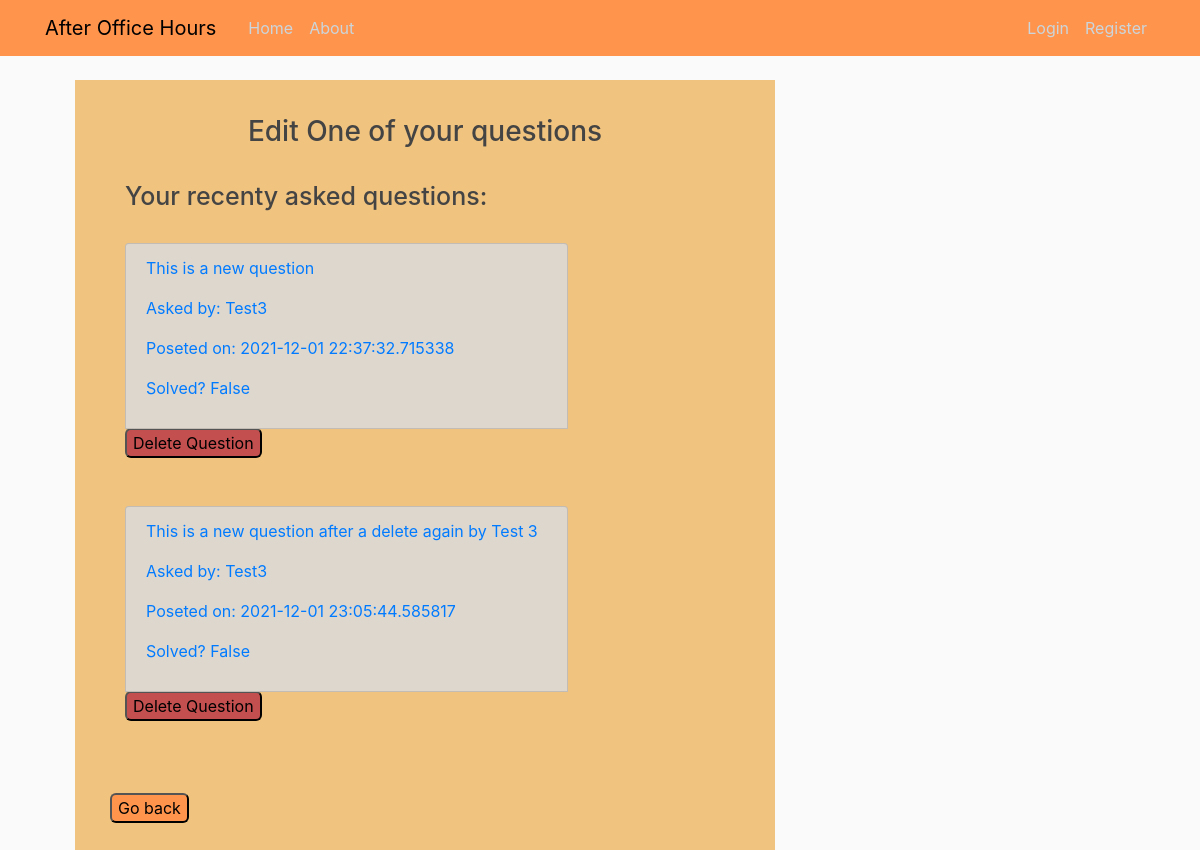
/go_to_edit_questions/ (signed in), run on the app's committed database.
### Question.py (models this page shows)
class Question(db.Model):
    id = db.Column(db.Integer, primary_key=True)
    q_text = db.Column(db.Text)
    asked_by_id = db.Column(db.Integer, db.ForeignKey('user.id'))
    post_time = db.Column(db.DateTime)
    solved = db.Column(db.Boolean)
    answers = db.relationship('Answer', backref='question', lazy = True)

class User(UserMixin, db.Model):
    id = db.Column(db.Integer, primary_key=True)
    username = db.Column(db.String(20), unique=True, nullable=False)
    email = db.Column(db.String(120), unique=True, nullable=False)
    password = db.Column(db.String(60), nullable=False)
    questions = db.relationship('Question', backref='author', lazy=True)

### Question.py (the view)
@app.route("/go_to_edit_questions/")
def go_to_edit_questions():
    user = current_user
    questions = Question.query.filter_by(asked_by_id = user.id)
    context = {
        'questions' : questions
        }
    return render_template("edit_questions.html", **context)

### Question.py (called while the page is built)
@login_manager.user_loader
def load_user(user_id):
    print(user_id)
    return User.query.get(int(user_id))

### Templates/edit_questions.html (shortened to what this page needs)
{% extends "layout.html" %}
{% block content %}
    <div class="edit_form">
        <h3 id="edit_title">Edit One of your questions</h3>
        <br>
        <div class="col-9" id="user_questions">
            <div id="user_asked_questions">
                {% if questions != None %}
                <h2 id="recently_asked">Your recenty asked questions:</h2>
                <br>
                    {% for question in questions %}
                    <form action="{{ url_for('edit_questions') }}" method="post">
                        <a href="{{url_for('question', question_id = question.id)}}" class="list-group-item" id="questions_asked">
                            <p class="list-group-item-heading">{{ question.q_text }}</p>
                            <p class="list-group-item-text">Asked by: {{ current_user.username }}</p>
                            <p class="list-group-item-text">Poseted on: {{ question.post_time }}</p>
                            <p class="list-group-item-text">Solved? {{ question.solved }}</p>
                        </a>
                        <input type="submit" value="Delete Question" id="delete_button">
                        <br>
                        <br>
                    </form>
                    <br>
                    {% endfor %}
                {% else %}
                    <h2>It looks like you haven't asked any questions yet!</h2>
                {% endif %}
            </div>
        </div>
        <br>
        <button id="return_button" onclick="window.location.href='{{ url_for( 'profile') }}';">Go back</button>
    </div>
{% endblock content %}

### static/main.css (style rules this page uses)
body { background: #fafafa; color: #333333; margin-top: 5rem; }
h1, h2, h3, h4, h5, h6 { color: #444444; }
h3 { text-align: center; }
.edit_form { margin-left: 30px; padding: 35px; background-color: rgb(240, 195, 127); }
#recently_asked { font-size: 25px; }
#return_button { border-radius: 6px; color: black; background-color: rgb(255, 148, 77); }
#delete_button { border-radius: 6px; color: black; background-color: rgb(196, 79, 79); }
#questions_asked { background-color: rgb(222, 215, 206); }

### data on the page
Question: q_text "This is a new question", post_time "2021-12-01 22:37:32.715338", solved "False"
User: username "Test3"
Question: q_text "This is a new question after a delete again by Test 3", post_time "2021-12-01 23:05:44.585817", solved "False"
